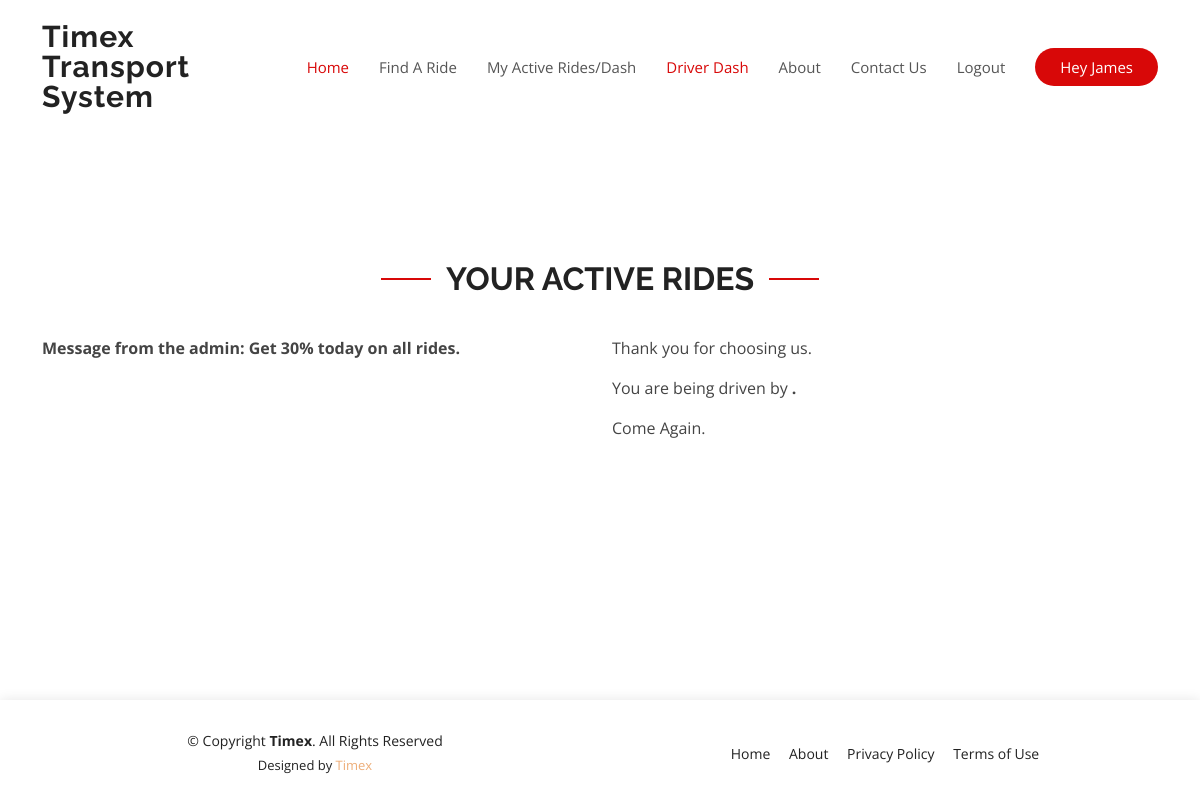
Page /store/dashboard/ (signed in) on the committed database.
### accounts/models.py (models this page shows, shortened)
class Account(AbstractBaseUser):
    first_name      = models.CharField(max_length=50)
    last_name       = models.CharField(max_length=50)
    username        = models.CharField(max_length=50, unique=True)
    email           = models.EmailField(max_length=100, unique=True)
    phone_number    = models.CharField(max_length=50)
    date_joined     = models.DateTimeField(auto_now_add=True)
    last_login      = models.DateTimeField(auto_now_add=True)
    is_driver        = models.BooleanField(default=False)
    is_admin        = models.BooleanField(default=False)
    is_staff        = models.BooleanField(default=False)
    is_active        = models.BooleanField(default=False)
    is_superadmin        = models.BooleanField(default=False)
    USERNAME_FIELD = 'email'
    REQUIRED_FIELDS = ['username', 'first_name', 'last_name']
    objects = MyAccountManager()

### store/models.py (models this page shows, shortened)
class CostManagement(models.Model):
    cost_per_km = models.IntegerField( help_text="Cost per kilometer")
    promotional_message = models.TextField(blank=True, null=True, help_text="Promotional message related to cost management")

### store/views.py (the view)
# urls.py: path('dashboard/', views.user_dashboard, name='user_dashboard'),
def user_dashboard(request):
    active_ride = Ride.objects.filter(user=request.user, status='active').first()
    messages = CostManagement.objects.all()
    context = {
        'active_ride': active_ride,
        'messages': messages,
    }
    return render(request, 'store/user_dashboard.html', context)

### category/context_processors.py (called while the page is built)
def menu_links(request):
    links = Category.objects.all()
    return dict(links=links)

### templates/store/user_dashboard.html (shortened to what this page needs)
{% extends 'base.html' %}
{% block content %}
<main>
    <main style="padding-top: 200px; padding-bottom: 200px;" id="main">
      <section id="about" class="about">
        <div class="container">
          <div class="section-title" data-aos="fade-up">
            <h2>Your Active Rides</h2>
          </div>
          <div class="row content">
            <div class="col-lg-6" data-aos="fade-up" data-aos-delay="150">
              {% for message in messages %}
              <p>
               <strong>Message from the admin: {{message.promotional_message}}</strong>
              </p>
              {% endfor %}
            </div>
            <div class="col-lg-6 pt-4 pt-lg-0" data-aos="fade-up" data-aos-delay="300">
              <p>
               Thank you for choosing us.
              </p>
              <p>
                You are being driven by <strong> {{active_ride.vehicle.driver.first_name}}.</strong>
               </p>
              <p>
                Come Again.
               </p>
            </div>
          </div>
        </div>
      </section>
    </main>
</main>
{% endblock content %}

### templates/base.html (shortened to what this page needs)
{% load static %}
<!DOCTYPE html>
<html lang="en">
<head>
  <link href="{% static 'dabec/vendor/aos/aos.css' %}" rel="stylesheet">
  <link href="{% static 'dabec/vendor/bootstrap/css/bootstrap.min.css' %}" rel="stylesheet">
  <link href="{% static 'dabec/vendor/bootstrap-icons/bootstrap-icons.css' %}" rel="stylesheet">
  <link href="{% static 'dabec/vendor/boxicons/css/boxicons.min.css' %}" rel="stylesheet">
  <link href="{% static 'dabec/vendor/glightbox/css/glightbox.min.css' %}" rel="stylesheet">
  <link href="{% static 'dabec/vendor/remixicon/remixicon.css' %}" rel="stylesheet">
  <link href="{% static 'dabec/vendor/swiper/swiper-bundle.min.css' %}" rel="stylesheet">
  <link href="{% static 'dabec/css/style.css' %}" rel="stylesheet">
</head>
<body>
  <header id="header" class="fixed-top d-flex align-items-center">
    <div class="container d-flex align-items-center justify-content-between">
      <div class="logo">
        <h1><a href="index.html">Timex Transport System</a></h1>
      </div>
      <nav id="navbar" class="navbar">
        <ul>
          <li><a class="nav-link scrollto active" href="/">Home</a></li>
          {% if user.is_authenticated %}
          <li><a class="nav-link scrollto" href="{% url 'display_nearest_vehicles' %}">Find A Ride</a></li>
          <li><a class="nav-link scrollto" href="{% url 'user_dashboard' %}">My Active Rides/Dash</a></li>
          {% else %}
          <li><a class="nav-link scrollto" href="/accounts/login/">Login</a></li>
          <li><a class="nav-link scrollto" href="/accounts/register/">Register</a></li>
          {% endif %}
          {% if user.is_authenticated and user.is_driver %}
          <li><a class="nav-link scrollto active" href="{% url 'driver_dashboard' %}">Driver Dash</a></li>
          {% endif %}
          <li><a class="nav-link scrollto" href="{% url 'about' %}">About</a></li>
          <li><a class="nav-link scrollto" href="{% url 'contact_us' %}">Contact Us</a></li>
          {% if user.is_authenticated %}
          <li><a class="nav-link scrollto" href="/accounts/logout/">Logout</a></li>
          {% endif %}
          <li><a class="getstarted scrollto" href="#about">Hey {{user.first_name}}</a></li>
        </ul>
      </nav>
    </div>
  </header>
  {% block content %}{% endblock %}
  <footer id="footer">
    <div class="container">
      <div class="row d-flex align-items-center">
        <div class="col-lg-6 text-lg-left text-center">
          <div class="copyright">
            &copy; Copyright <strong>Timex</strong>. All Rights Reserved
          </div>
          <div class="credits">
            Designed by <a href="https://bootstrapmade.com/">Timex</a>
          </div>
        </div>
        <div class="col-lg-6">
          <nav class="footer-links text-lg-right text-center pt-2 pt-lg-0">
            <a href="#intro" class="scrollto">Home</a>
            <a href="#about" class="scrollto">About</a>
            <a href="#">Privacy Policy</a>
            <a href="#">Terms of Use</a>
          </nav>
        </div>
      </div>
    </div>
  </footer>
</body>
</html>

### dabec/static/dabec/css/style.css (style rules this page uses)
body { font-family: "Open Sans", sans-serif; color: #444444; }
a { color: #D608; text-decoration: none; }
h1, h2, h3, h4, h5, h6 { font-family: "Raleway", sans-serif; }
#header { z-index: 997; transition: all 0.5s; padding: 22px 0; background: #fff; }
#header .logo h1 { font-size: 30px; margin: 0; padding: 0; line-height: 1; font-weight: 700; letter-spacing: 1px; }
#header .logo h1 a, #header .logo h1 a:hover { color: #222222; text-decoration: none; }
.navbar { padding: 0; }
.navbar ul { margin: 0; padding: 0; display: flex; list-style: none; align-items: center; }
.navbar li { position: relative; }
.navbar a, .navbar a:focus { display: flex; align-items: center; justify-content: space-between; padding: 10px 0 10px 30px; font-size: 15px; font-weight: 400; color: #555555; white-space: nowrap; transition: 0.3s; }
.navbar a:hover, .navbar .active, .navbar .active:focus, .navbar li:hover>a { color: rgb(216, 8, 8); }
.navbar .getstarted, .navbar .getstarted:focus { background: rgb(216, 8, 8); padding: 8px 25px; margin-left: 30px; border-radius: 50px; color: #fff; }
section { padding: 60px 0; overflow: hidden; }
.section-title { text-align: center; padding-bottom: 30px; }
.section-title h2 { font-size: 32px; font-weight: bold; text-transform: uppercase; position: relative; color: #222222; }
.section-title h2::before, .section-title h2::after { content: ""; width: 50px; height: 2px; background: rgb(216, 8, 8); display: inline-block; }
.section-title h2::before { margin: 0 15px 10px 0; }
.section-title h2::after { margin: 0 0 10px 15px; }
.about .content p:last-child { margin-bottom: 0; }
#footer { background: #fff; box-shadow: 0px 0px 12px 0px rgba(0, 0, 0, 0.1); padding: 30px 0; color: #222222; font-size: 14px; }
#footer .credits { font-size: 13px; padding-top: 5px; color: #222222; }
#footer .footer-links a { color: #222222; padding-left: 15px; }
#footer .footer-links a:first-child { padding-left: 0; }

### rows in the picture
Account: first_name "James"
CostManagement: promotional_message "Get 30% today on all rides."
